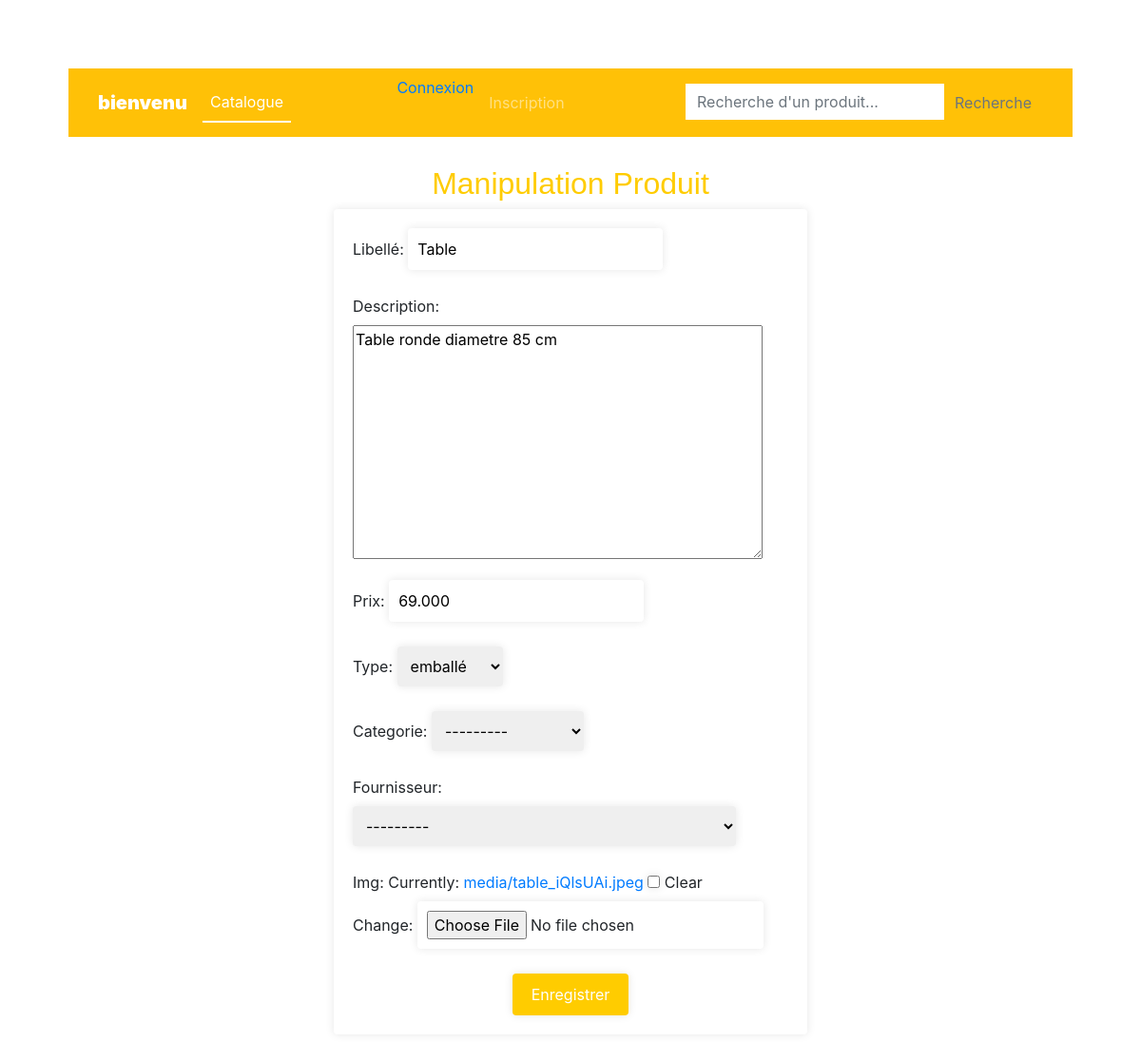
Page /magasin/modifier_produit/1/ on the committed database.
### magasin/models.py (models this page shows, shortened)
class Produit(models.Model):
    TYPE_CHOICES=[('em','emballé'),
              ('fr','frais'),
              ('cs','conservé')
              ]
    libellé = models.CharField(max_length=100)
    description = models.TextField(default='non definie')
    prix = models.DecimalField(max_digits=10, decimal_places=3)
    type = models.CharField(max_length=2,choices=TYPE_CHOICES,default='em')
    categorie = models.ForeignKey('Categorie', on_delete=models.CASCADE, null=True)
    fournisseur=models.ForeignKey('Fournisseur',on_delete=models.CASCADE,null=True)
    img=models.ImageField(blank=True,upload_to='media/')

### magasin/views.py (the view)
# urls.py: path('modifier_produit/<int:pk>/', views.modifier_produit, name='modifier_produit'),
def modifier_produit(request, pk):
    produit = get_object_or_404(Produit,pk=pk)
    if request.method == "POST":
        form = ProduitForm(request.POST, request.FILES, instance=produit)
        if form.is_valid():
            form.save()
            return redirect('index')
    else:
        form = ProduitForm(instance=produit)
    return render(request,'magasin/majProduits.html', {'form': form})

### magasin/forms.py
class ProduitForm(ModelForm):
    class Meta :
        model = Produit
        fields = "__all__" #pour tous les champs de la table

### magasin/models.py (called while the page is built)
    def __str__(self):
        return self.name

    def __str__(self):
        return (self.nom+','+self.adresse+','+self.email+','+self.telephone)

### magasin/templates/magasin/majProduits.html (shortened to what this page needs)
{% extends 'magasin/base.html' %}
{% block content %}
<div class="container">
  <div class="row">
    <div class="col-md-12 text-center">
      <h2 >Manipulation Produit  </h2>
    </div>
    <div class="col-md-6 mx-auto">
      <form method='POST' class="post-form">
        {{ form.as_p }}
        <div class="text-center mt-3">
          <button type="submit" class="btn btn-primary">Enregistrer</button>
        </div>
      </form>
    </div>
  </div>
</div>
{% endblock %}

### magasin/templates/magasin/majProduits.html (style rules this page uses)
.post-form { padding: 20px; background-color: #fff; border-radius: 4px; box-shadow: 0px 0px 10px rgba(0, 0, 0, 0.1); }
.post-form input, .post-form select { margin-bottom: 10px; padding: 10px; border: none; border-radius: 4px; box-shadow: 0px 0px 10px rgba(0, 0, 0, 0.1); }
.post-form button[type='submit'] { padding: 10px 20px; background-color: #ffcc00; color: #fff; border: none; border-radius: 4px; box-shadow: 0px 0px 10px rgba(0, 0, 0, 0.1); transition: background-color 0.3s ease; }
h2 { color: #ffcc00; font-family: cursive, sans-serif; text-align: center; margin-top: 30px; transition: color 0.3s ease, font-size 0.3s ease; }

### rows in the picture
Produit: libellé "Table", description "Table ronde diametre 85 cm", prix "69.000", type "emballé", categorie "---------", fournisseur "---------"
